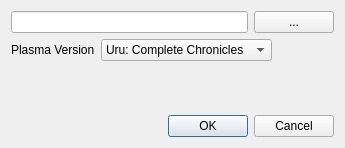
<?xml version="1.0" encoding="UTF-8"?>
<ui version="4.0">
 <class>ACExportDialog</class>
 <widget class="QDialog" name="ACExportDialog">
  <property name="geometry">
   <rect>
    <x>0</x>
    <y>0</y>
    <width>345</width>
    <height>148</height>
   </rect>
  </property>
  <property name="windowTitle">
   <string>Export Age</string>
  </property>
  <layout class="QVBoxLayout" name="verticalLayout">
   <item>
    <layout class="QHBoxLayout" name="horizontalLayout">
     <item>
      <widget class="QLineEdit" name="ExportDirectory"/>
     </item>
     <item>
      <widget class="QPushButton" name="BrowseButton">
       <property name="text">
        <string>...</string>
       </property>
      </widget>
     </item>
    </layout>
   </item>
   <item>
    <layout class="QFormLayout" name="formLayout">
     <property name="fieldGrowthPolicy">
      <enum>QFormLayout::ExpandingFieldsGrow</enum>
     </property>
     <item row="0" column="0">
      <widget class="QLabel" name="plasmaVersionLabel">
       <property name="text">
        <string>Plasma Version</string>
       </property>
      </widget>
     </item>
     <item row="0" column="1">
      <widget class="QComboBox" name="PlasmaVersion">
       <item>
        <property name="text">
         <string>Uru: Complete Chronicles</string>
        </property>
       </item>
       <item>
        <property name="text">
         <string>Myst Online: Uru Live</string>
        </property>
       </item>
       <item>
        <property name="text">
         <string>Uru: Ages Beyond Myst</string>
        </property>
       </item>
       <item>
        <property name="text">
         <string>Myst V: End of Ages</string>
        </property>
       </item>
      </widget>
     </item>
    </layout>
   </item>
   <item>
    <spacer name="verticalSpacer">
     <property name="orientation">
      <enum>Qt::Vertical</enum>
     </property>
     <property name="sizeHint" stdset="0">
      <size>
       <width>20</width>
       <height>40</height>
      </size>
     </property>
    </spacer>
   </item>
   <item>
    <widget class="QDialogButtonBox" name="buttonBox">
     <property name="orientation">
      <enum>Qt::Horizontal</enum>
     </property>
     <property name="standardButtons">
      <set>QDialogButtonBox::Cancel|QDialogButtonBox::Ok</set>
     </property>
    </widget>
   </item>
  </layout>
 </widget>
 <resources/>
 <connections>
  <connection>
   <sender>buttonBox</sender>
   <signal>accepted()</signal>
   <receiver>ACExportDialog</receiver>
   <slot>accept()</slot>
   <hints>
    <hint type="sourcelabel">
     <x>248</x>
     <y>254</y>
    </hint>
    <hint type="destinationlabel">
     <x>157</x>
     <y>274</y>
    </hint>
   </hints>
  </connection>
  <connection>
   <sender>buttonBox</sender>
   <signal>rejected()</signal>
   <receiver>ACExportDialog</receiver>
   <slot>reject()</slot>
   <hints>
    <hint type="sourcelabel">
     <x>316</x>
     <y>260</y>
    </hint>
    <hint type="destinationlabel">
     <x>286</x>
     <y>274</y>
    </hint>
   </hints>
  </connection>
  <connection>
   <sender>BrowseButton</sender>
   <signal>clicked()</signal>
   <receiver>ACExportDialog</receiver>
   <slot>browse()</slot>
   <hints>
    <hint type="sourcelabel">
     <x>322</x>
     <y>19</y>
    </hint>
    <hint type="destinationlabel">
     <x>172</x>
     <y>73</y>
    </hint>
   </hints>
  </connection>
 </connections>
 <slots>
  <slot>browse()</slot>
 </slots>
</ui>
